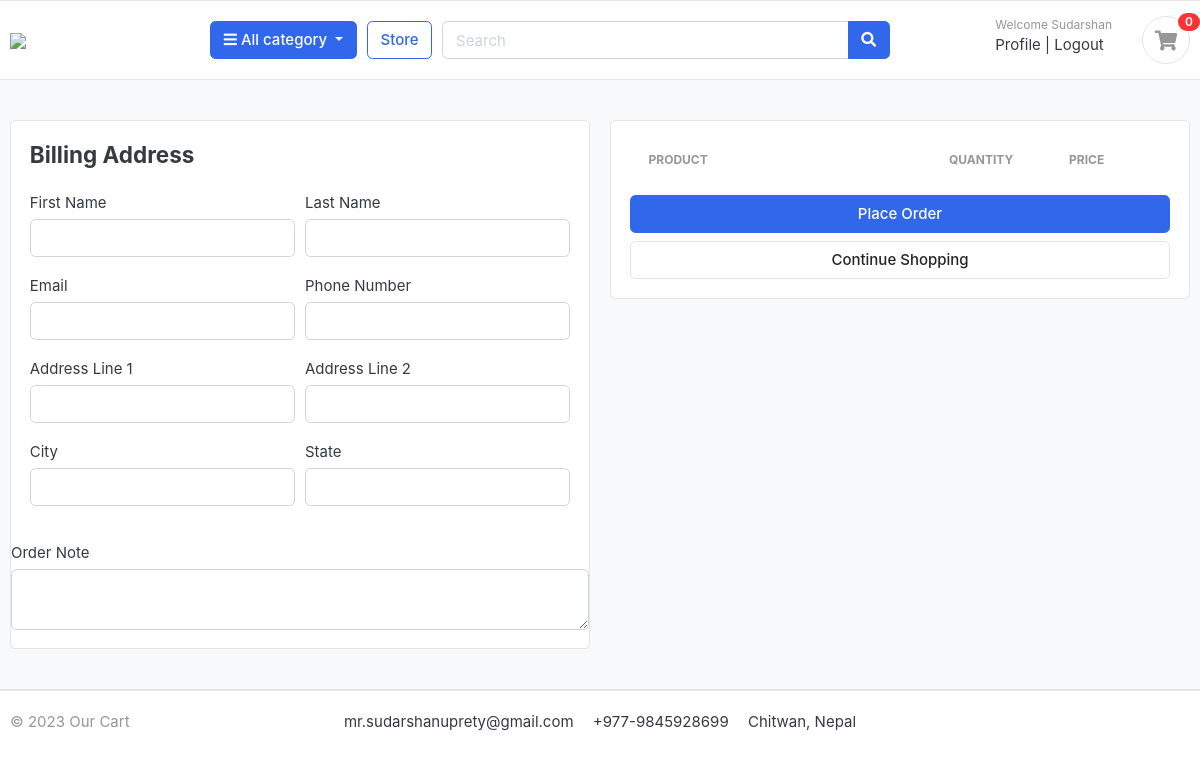
Page /cart/checkout/ (signed in) on the earlier database version.
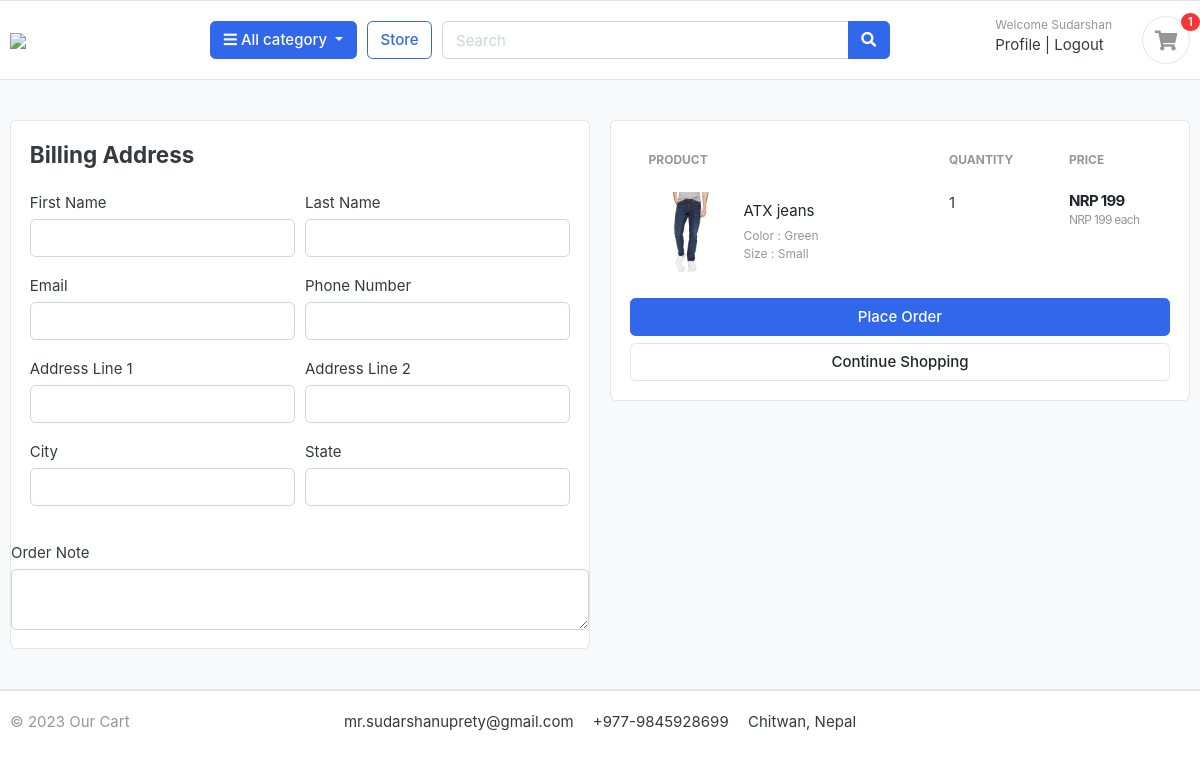
Same page on the later database version.
### carts/models.py (models this page shows, shortened)
class CartItem(models.Model):
    user=models.ForeignKey(Account,on_delete=models.CASCADE,null=True)  #This is to make sure user also get assigned while adding the cartItem
    product=models.ForeignKey(Product,on_delete=models.CASCADE)
    variations=models.ManyToManyField(Variation,blank=True)
    cart=models.ForeignKey(Cart,on_delete=models.CASCADE,null=True)
    quantity=models.IntegerField()
    is_active=models.BooleanField(default=True)
    def sub_total(self):
        return self.product.price * self.quantity

### store/models.py (models this page shows, shortened)
class Product(models.Model):
    product_name = models.CharField(max_length=200, unique=True)
    slug = models.SlugField(max_length=200, unique=True)
    description = models.TextField(max_length=500, blank=True)
    price = models.IntegerField()
    images = models.ImageField(upload_to='photos/products')
    stock = models.IntegerField()
    is_available = models.BooleanField(default=True)
    category = models.ForeignKey(Category, on_delete=models.CASCADE)
    created_date = models.DateTimeField(auto_now_add=True)
    modified_date = models.DateTimeField(auto_now=True)
    def get_url(self):
        return reverse('product_detail',args=[self.category.slug,self.slug])

class Variation(models.Model):
    product=models.ForeignKey(Product,on_delete=models.CASCADE)
    variation_category=models.CharField(max_length=100,choices=variation_category_choice)
    variation_value=models.CharField(max_length=100)
    is_active=models.BooleanField(default=True)
    created_date=models.DateTimeField(auto_now=True)
    objects=VariationManager()

### carts/views.py (the view)
# urls.py: path('checkout/', views.checkout, name='checkout')
@login_required(login_url='login') #this will make sure that user need to login beefore using checkout options
def checkout(request, total=0, quantity=0, cart_items=None):
    try:
        tax = 0
        grand_total = 0
        if request.user.is_authenticated:
            cart_items = CartItem.objects.filter(user=request.user, is_active=True)
        else:
            cart = Cart.objects.get(cart_id=_cart_id(request))
            cart_items = CartItem.objects.filter(cart=cart, is_active=True)
        for cart_item in cart_items:
            total += (cart_item.product.price*cart_item.quantity)
            quantity += cart_item.quantity
        tax = (0*total)/100
        grand_total = total+tax
    except ObjectDoesNotExist:
        pass  # just ignoring
    context = {
        'total': total,
        'quantity': quantity,
        'cart_items': cart_items,
        'tax': tax,
        'grand_total': grand_total,
    }
    return render(request, 'store/checkout.html',context)

### carts/context_processor.py (called while the page is built)
def counter(request):
    cart_count=0
    if 'admin' in request.path:
        return {}
    else:
        try:
            cart=Cart.objects.filter(cart_id=_cart_id(request))
            if request.user.is_authenticated:
                cart_items=CartItem.objects.all().filter(user=request.user)
            else:
                cart_items=CartItem.objects.all().filter(cart=cart[:1])
            for cart_item in cart_items:
                cart_count+=cart_item.quantity
        except Cart.DoesNotExist:
            cart_count=0
    return dict(cart_count=cart_count)

### carts/views.py (called while the page is built)
def _cart_id(request):  # this function will get the cart id and will use that cart id in add_cart function
    cart = request.session.session_key
    if not cart:
        cart = request.session.create()
    return cart

### category/context_processors.py (called while the page is built)
def menu_links(request):
    links=Category.objects.all()
    return dict(links=links)

### category/models.py (called while the page is built)
    def get_url(self):
        return reverse('products_by_categories',args=[self.slug])

### templates/store/checkout.html (shortened to what the changed rows need)
{% extends 'base.html'%}
{%load static%}
{%block content%}
<section class="section-content padding-y bg">
    <div class="container">
    <div class="row">
        <aside class="col-lg-6">
            <div class="card">
            <div class="card-body">
                <table class="table table-borderless table-shopping-cart">
                    <thead class="text-muted">
                    <tr class="small text-uppercase">
                      <th scope="col">Product</th>
                      <th scope="col" width="120">Quantity</th>
                      <th scope="col" width="120">Price</th>                    </tr>
                    </thead>
                    <tbody>
                    {%for cart_item in cart_items%}
                    <tr>
                        <td>
                            <figure class="itemside align-items-center">
                                <div class="aside"><img src="{{ cart_item.product.images.url }}" class="img-sm"></div>
                                <figcaption class="info">
                                    <a href="{{cart_item.product.get_url}}" class="title text-dark">{{cart_item.product.product_name}}</a>
                                    <p class="text-muted small">
                                        {% if cart_item.variations.all %}
                                        {% for item in cart_item.variations.all %}
                                            {{ item.variation_category | capfirst }} :
                                            {{ item.variation_value | capfirst}}<br>
                                        {% endfor %}
                                    {% endif %}
                                    </p>
                                </figcaption>
                            </figure>
                        </td>
                        <td>
                            <label for="">{{cart_item.quantity}}</label>
                        </td>
                        <td>
                            <div class="price-wrap">
                                <var class="price">NRP {{cart_item.sub_total}}</var>
                                <small class="text-muted">NRP {{cart_item.product.price}} each</small>
                            </div>
                        </td>
                    </tr>
                    {%endfor%}
                    </tbody>
                    </table>
            </div>
            </div>
    </aside>
    </div>
    </div>
    </section>
{%endblock%}

### templates/includes/navbar.html (shortened to what this page needs)
{%load static%}
<header class="section-header">
    <section class="header-main border-bottom">
        <div class="container">
    <div class="row align-items-center">
        <div class="col-lg-2 col-md-3 col-6">
            <a href="{%url 'home'%}" class="brand-wrap">
                <img class="logo" src="https://pbs.twimg.com/media/FutpaMIacAAhOjN?format=png&name=small">
            </a>
        </div>
        <div class="col-lg col-sm col-md col-6 flex-grow-0">
            <div class="category-wrap dropdown d-inline-block float-right">
                <button type="button" class="btn btn-primary dropdown-toggle" data-toggle="dropdown">
                    <i class="fa fa-bars"></i> All category
                </button>
            </div>
        </div>
        <a href="{%url 'store'%}" class="btn btn-outline-primary">Store</a>
        <div class="col-lg  col-md-6 col-sm-12 col">
            <form action="{%url 'search'%}" class="search" method="GET">
                <div class="input-group w-100">
                    <input type="text" class="form-control" style="width:60%;" placeholder="Search" name="keyword">
                    <div class="input-group-append">
                      <button class="btn btn-primary" type="submit">
                        <i class="fa fa-search"></i>
                      </button>
                    </div>
                </div>
            </form>
        </div>
        <div class="col-lg-3 col-sm-6 col-8 order-2 order-lg-3">
                    <div class="d-flex justify-content-end mb-3 mb-lg-0">
                        {%if user.id is None%}
                        <div class="widget-header">
                            <small class="title text-muted">Welcome guest!</small>
                            <div>
                                <a href="{%url 'login'%}">Sign in</a> <span class="dark-transp"> | </span>
                                <a href="{%url 'register'%}"> Register</a>
                            </div>
                        </div>
                        {%else%}
                        <div class="widget-header">
                            <small class="title text-muted">Welcome {{user.first_name}}</small>
                            <div>
                                <a href="{%url 'dashboard'%}">Profile</a> <span class="dark-transp"> | </span>
                                <a href="{%url 'logout'%}"> Logout</a>
                            </div>
                        </div>
                        {%endif%}
                        <a href="{%url 'cart'%}" class="widget-header pl-3 ml-3">
                            <div class="icon icon-sm rounded-circle border"><i class="fa fa-shopping-cart"></i></div>
                            <span class="badge badge-pill badge-danger notify">{{cart_count}}</span>
                        </a>
                    </div>
                </div>
    </div>
        </div>
    </section>
    </header>

Differences in the rows shown:
added CartItem: product.images (picture), product.product_name "ATX jeans", quantity "1", sub_total "199", product.price "199"
now on this page (row unchanged): Variation: variation_category "Color", variation_value "Green"
now on this page (row unchanged): Variation: variation_category "Size", variation_value "Small"
Other differences:
{{ cart_count }}: "0" → "1"
